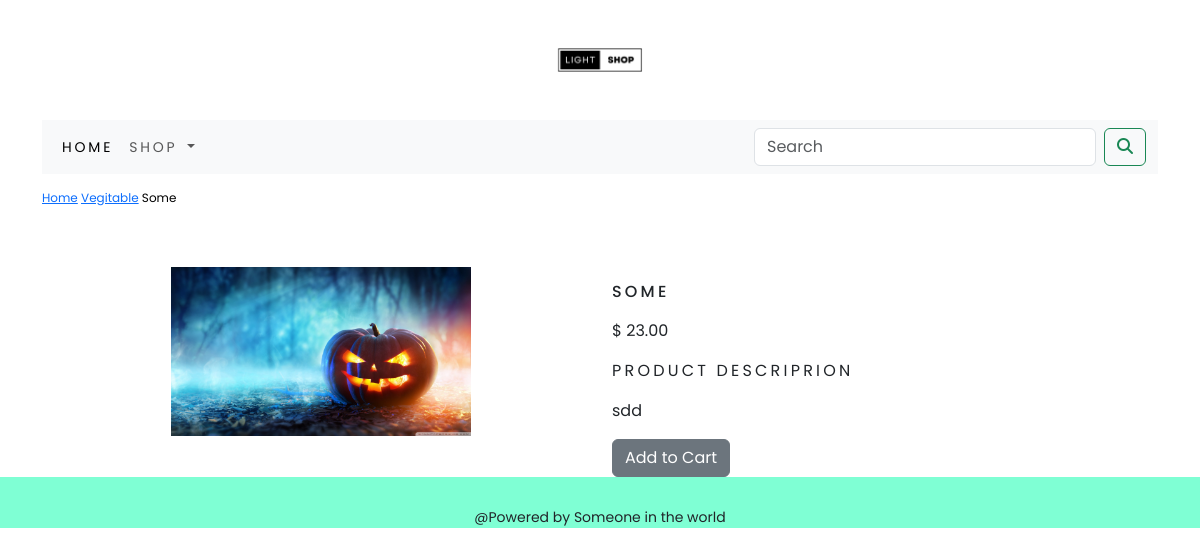
The app's page /shop/vegitable/some/ with its own data.
### shopapp/models.py (models this page shows, shortened)
class Product(models.Model):
    name = models.CharField(max_length=250,unique=True)
    slug = models.SlugField(max_length=250,unique=True)
    desc = models.TextField(blank=True)
    price = models.DecimalField(max_digits=10,decimal_places=2)
    category = models.ForeignKey(Category,on_delete=models.CASCADE)
    image = models.ImageField(upload_to='product',blank=True)
    stock = models.IntegerField()
    available = models.BooleanField(default=True)
    created = models.DateTimeField(auto_now_add=True)
    updated = models.DateTimeField(auto_now=True)
    class meta:
        ordering = ('name',)
        verbose_name = 'product'
        verbose_name_plural = 'products'

class Category(models.Model):
    name = models.TextField(max_length=250,unique=True)
    slug = models.SlugField(max_length=250,unique=True)
    desc = models.TextField(blank=True)
    image = models.ImageField(upload_to='category',blank=True)
    class meta:
        ordering = ('name',)
        verbose_name = 'category'
        verbose_name_plural = 'categories'
    def get_url(self):
        return reverse('shopapp:product_category',args=[self.slug])
    def __str__(self):
        return '{}'.format(self.name)

### shopapp/views.py (the view)
# urls.py: path('<slug:c_slug>/<slug:product_slug>/',views.ProDetail,name='proCatdetails'),
def ProDetail(request,c_slug,product_slug):
    try:
        product = Product.objects.get(category__slug = c_slug,slug =product_slug)
    except Exception as e:
        raise e
    return render(request,'product.html',{'product': product})

### cartapp/context_processors.py (called while the page is built)
def counter(request):
    item_count=0
    if 'admin' in request.path:
        return {}
    else:
        try:
            cart = Cart.objects.filter(cart_id=_cart_id(request))
            cart_items = CartItem.objects.all().filter(cart=cart[:1])
            for cart_item in cart_items:
                item_count += cart_item.quantity
        except Cart.DoesNotExist:
            item_count = 0
    return dict(item_count=item_count)

### cartapp/views.py (called while the page is built)
def _cart_id(request):
   cart = request.session.session_key
   if not cart:
      cart = request.session.create()
   return cart

### shopapp/context_processors.py (called while the page is built)
def menu_links(request):
    links = Category.objects.all()
    return dict(links = links)

### templates/product.html (shortened to what this page needs)
{% extends 'base.html' %} {% load static %}  {% block content %}
<div class="row my_prod_row_class">
  <div class="mx-auto">
    <p>
      <a href="{% url 'shopapp:allProducts' %}">Home</a>
      <a href="{{product.category.get_url}}">{{product.category}}</a>
      {{ product.name}}
    </p>
  </div>
</div>
<div class="container">
  <br />
  <div class="row">
    <div class="col-12 col-sm-12 col-md-12 col-lg-6 text-center">
      <div style="min-width: 18rem">
        <img src="{{ product.image.url }}" alt="{{product.name}}" width="300" />
      </div>
    </div>
    <div class="col-12 col-sm-12 col-md-12 col-lg-6">
      <div>
        <h1 class="my_prod_title">{{ product.name}}</h1>
        <p>$ {{ product.price }}</p>
        <p class="my_title">Product Descriprion</p>
        <p class="text-justify my_prod_text">{{ product.desc }}</p>
        {% if product.stock <= 0 %}
        <p class="text-justify my_prod_text"><b>Out of Stock</b></p>
        {% else %}
        <a class="btn btn-secondary" href="{% url 'cartapp:add_cart' product.id %}">Add to Cart</a>
        {% endif %}
      </div>
    </div>
  </div>
</div>
{% endblock %}

### static/css/custom.css (style rules this page uses)
body { font-family: "Poppins", sans-serif; overflow-x: hidden; }
.my_title { font-size: 16px; text-transform: uppercase; letter-spacing: 0.2em; }
.my_prod_row_class { padding-top: 15px; padding-bottom: 20px; }
.my_prod_row_class .mx-auto { color: #000; font-size: 12px; text-decoration: none; }
.my_prod_title { font-size: 16px; text-transform: uppercase; letter-spacing: 0.2em; padding-top: 15px; padding-bottom: 10px; }
.my_prod_text { padding-right: 20px; }

### records on screen
Product: category "Vegitable", name "Some", image (picture), name "SOME", price "23.00", desc "sdd"
